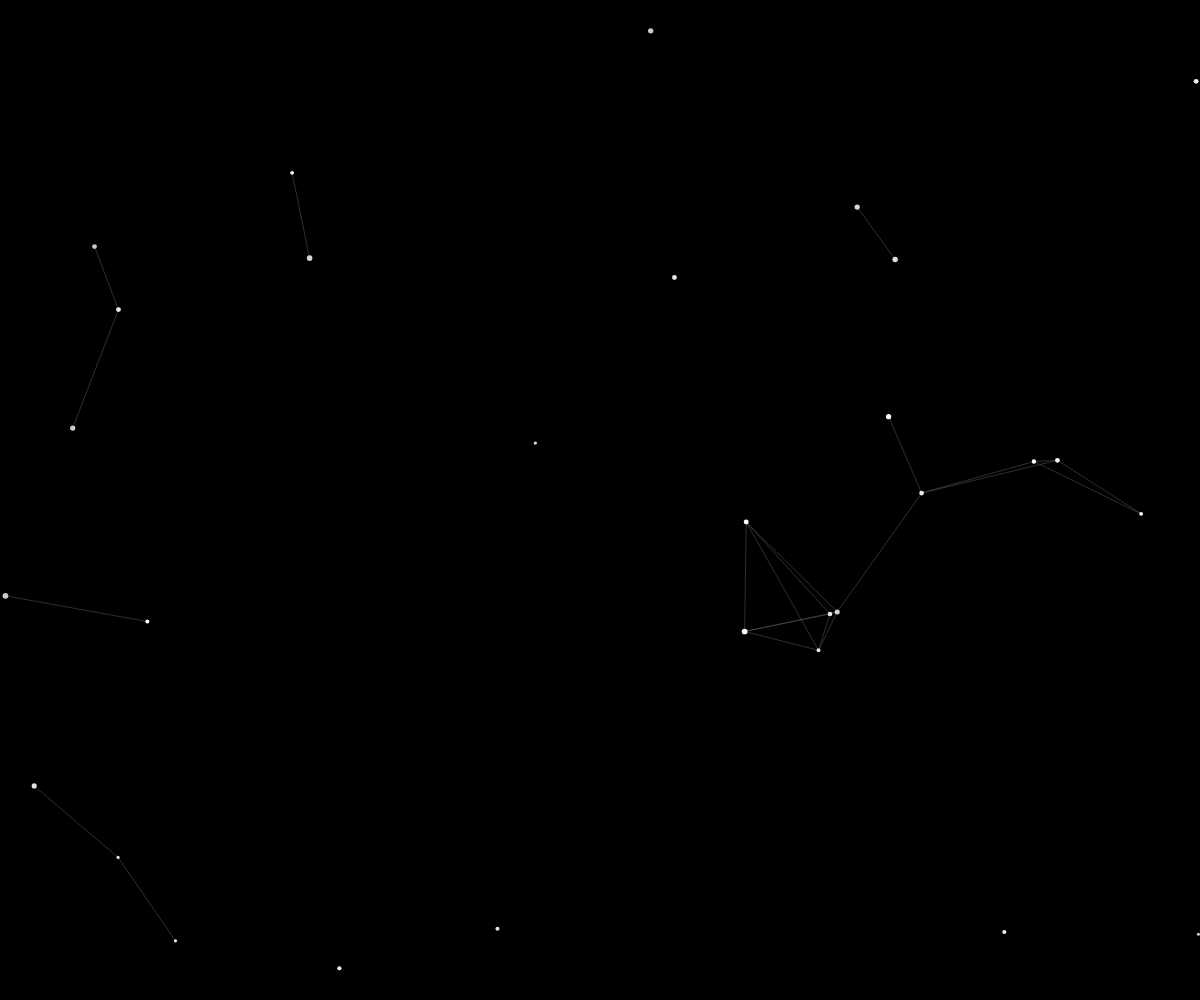
Frame 1 (no input)
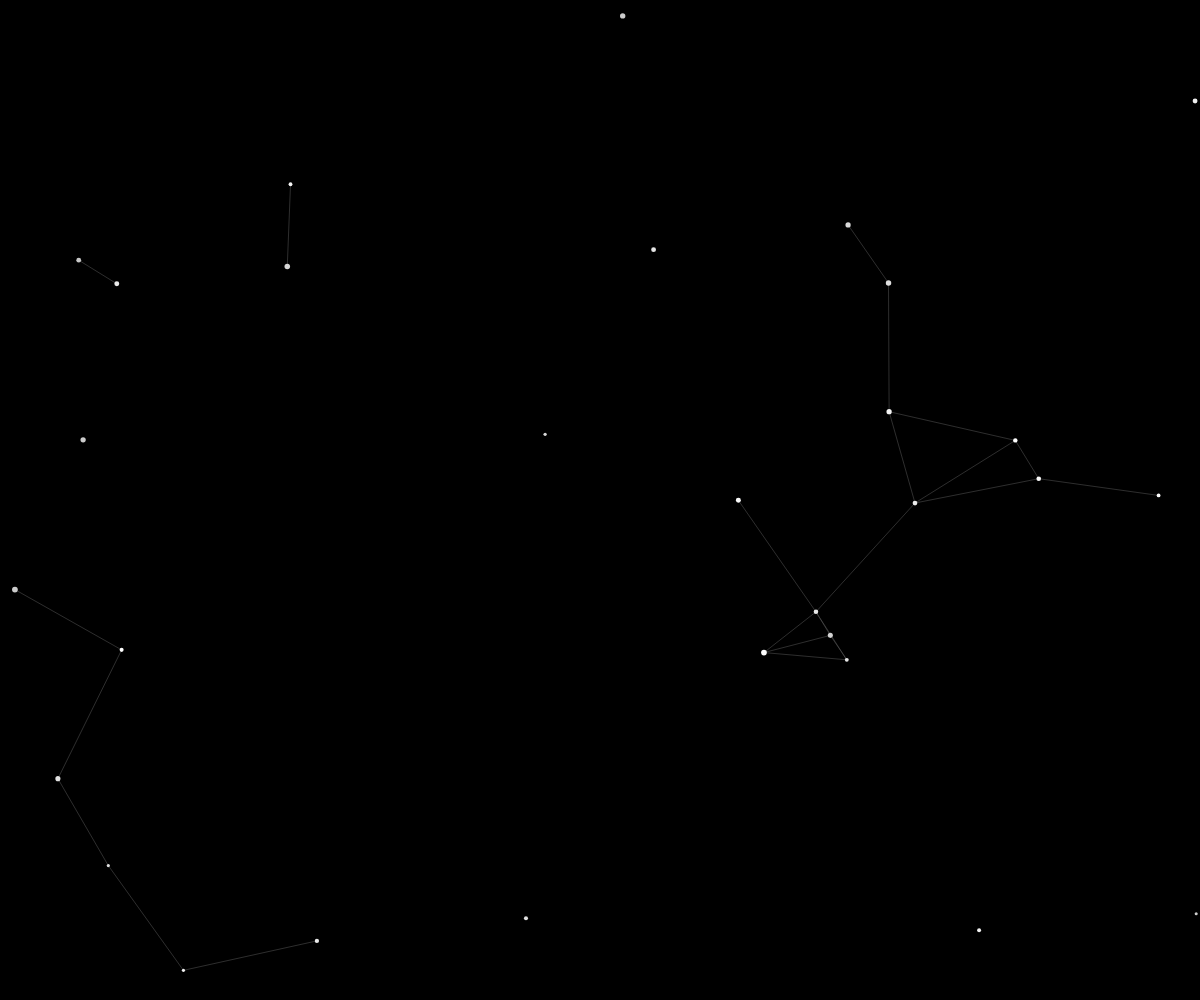
Frame 60 (no input)
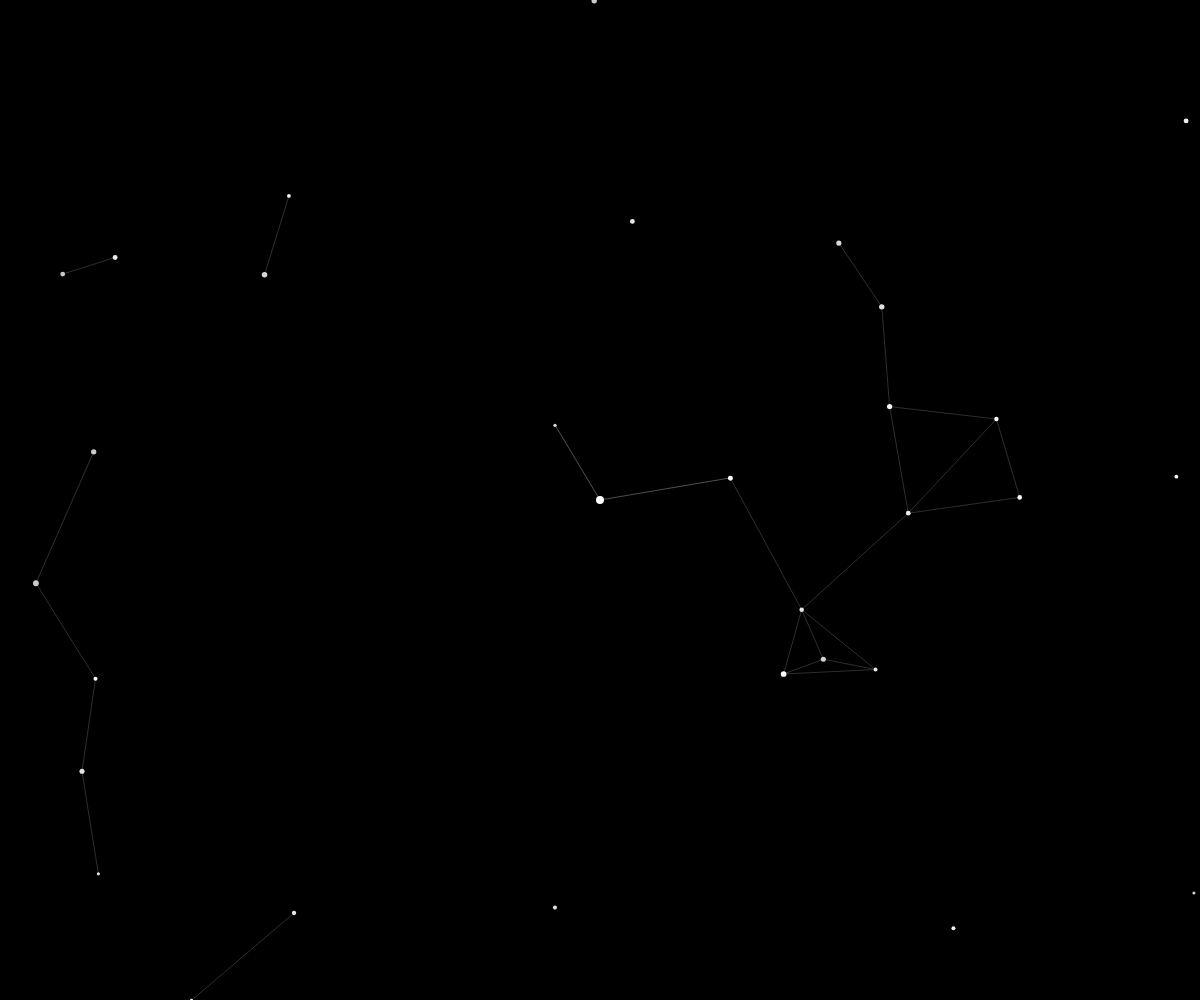
Frame 120 (the mouse pressed at the canvas centre since frame 60)

The p5.js sketch that drew these frames (run headless with seeded random() and noise() and a simulated clock; from frame 60 on, the mouse is pressed at the canvas centre):

// p5.js sketch
// ── sketch.js
// sketch.js - Diseño minimalista moderno (red de puntos conectados)
let nodes = [];
let numNodes = 30;
let connectionDistance = 150;

function setup() {
  createCanvas(windowWidth, windowHeight);
  noStroke();
  
  // Crear nodos iniciales
  for (let i = 0; i < numNodes; i++) {
    nodes.push({
      x: random(width),
      y: random(height),
      size: random(3, 6),
      speedX: random(-0.5, 0.5),
      speedY: random(-0.5, 0.5),
      color: random(200, 255) // Blanco a gris claro
    });
  }
}

function draw() {
  background(0); // Fondo negro
  
  // Dibujar conexiones entre nodos cercanos
  stroke(100, 150); // Gris suave semi-transparente
  strokeWeight(0.8);
  for (let i = 0; i < nodes.length; i++) {
    for (let j = i + 1; j < nodes.length; j++) {
      let d = dist(nodes[i].x, nodes[i].y, nodes[j].x, nodes[j].y);
      if (d < connectionDistance) {
        line(nodes[i].x, nodes[i].y, nodes[j].x, nodes[j].y);
      }
    }
  }
  
  // Dibujar y mover nodos
  noStroke();
  for (let node of nodes) {
    fill(node.color);
    circle(node.x, node.y, node.size);
    
    // Movimiento suave
    node.x += node.speedX;
    node.y += node.speedY;
    
    // Rebotar en bordes
    if (node.x < 0 || node.x > width) node.speedX *= -1;
    if (node.y < 0 || node.y > height) node.speedY *= -1;
  }
  
  // Efecto de "nodo principal" que sigue al mouse (opcional)
  if (mouseIsPressed) {
    fill(255);
    circle(mouseX, mouseY, 8);
    for (let node of nodes) {
      let d = dist(mouseX, mouseY, node.x, node.y);
      if (d < connectionDistance * 1.5) {
        stroke(255, 100);
        line(mouseX, mouseY, node.x, node.y);
      }
    }
  }
}

function windowResized() {
  resizeCanvas(windowWidth, windowHeight);
}
// ── main.js
document.addEventListener('DOMContentLoaded', () => {
    const navButtons = document.querySelectorAll('.nav-btn');
    const views = document.querySelectorAll('.view');
    
    // Cambiar vista al hacer clic en un botón
    navButtons.forEach(button => {
        button.addEventListener('click', () => {
        const targetView = button.dataset.view;
        
        // Actualizar botones activos
        navButtons.forEach(btn => btn.classList.remove('active'));
        button.classList.add('active');
        
        // Mostrar vista correspondiente
        views.forEach(view => view.classList.remove('active-view'));
        document.getElementById(targetView).classList.add('active-view');
        });
    });
});
